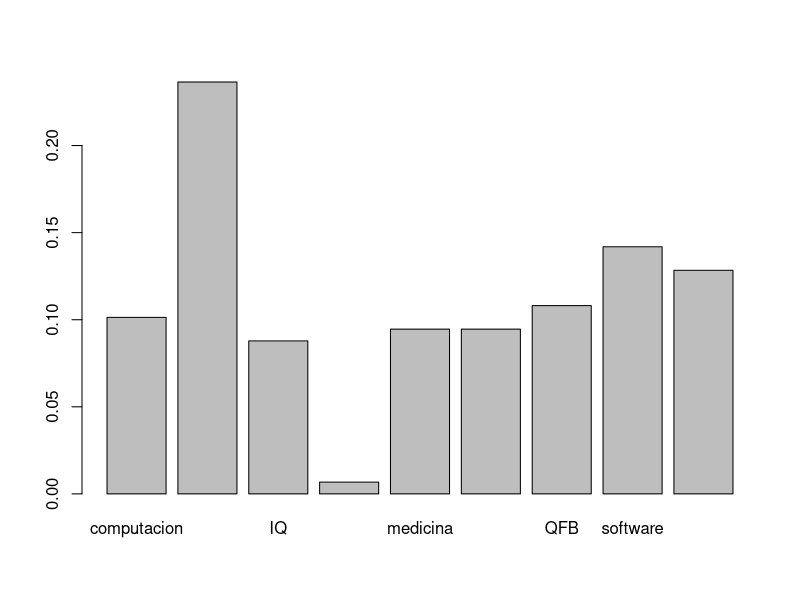
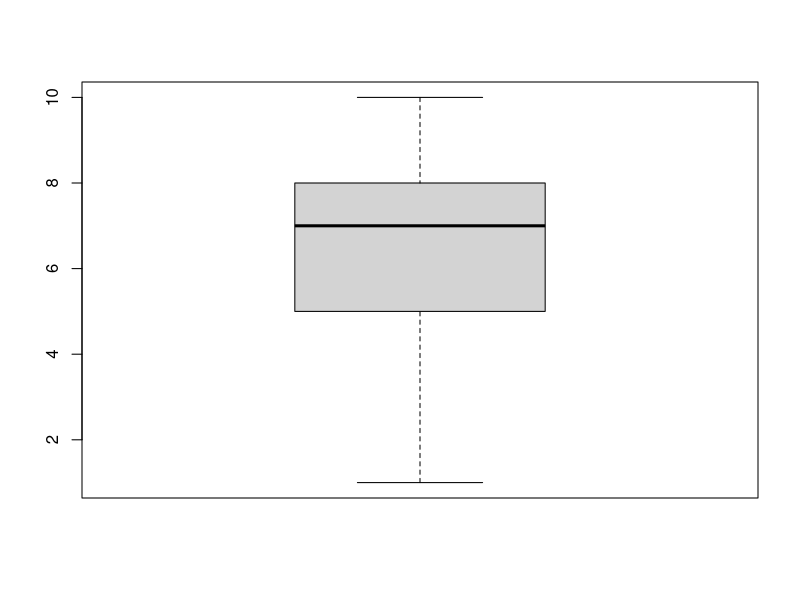
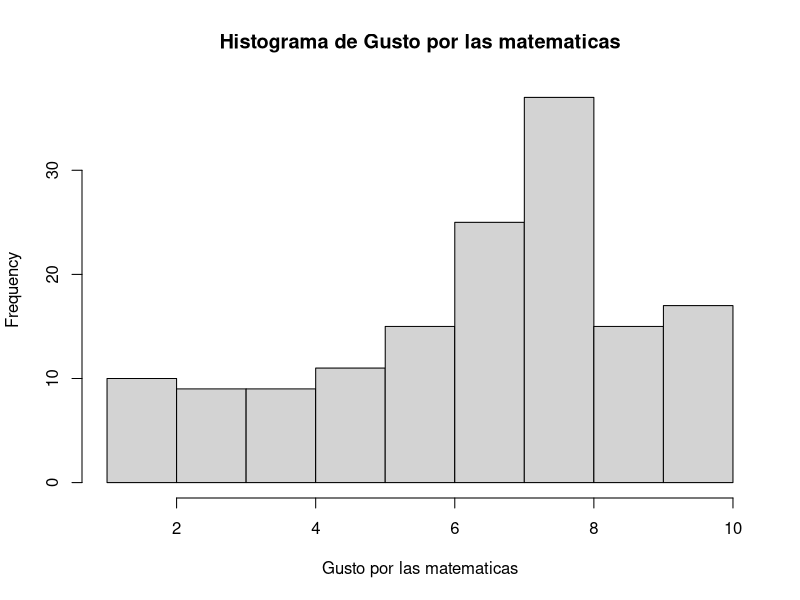
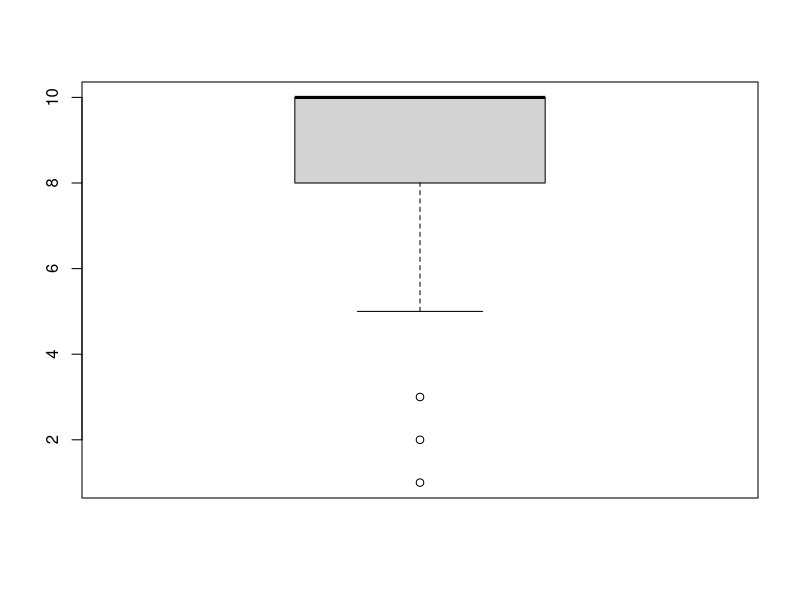
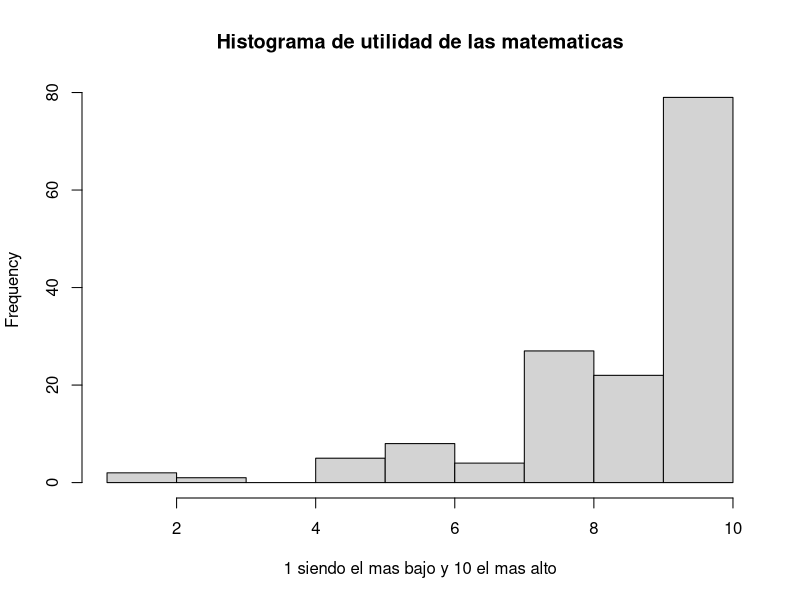
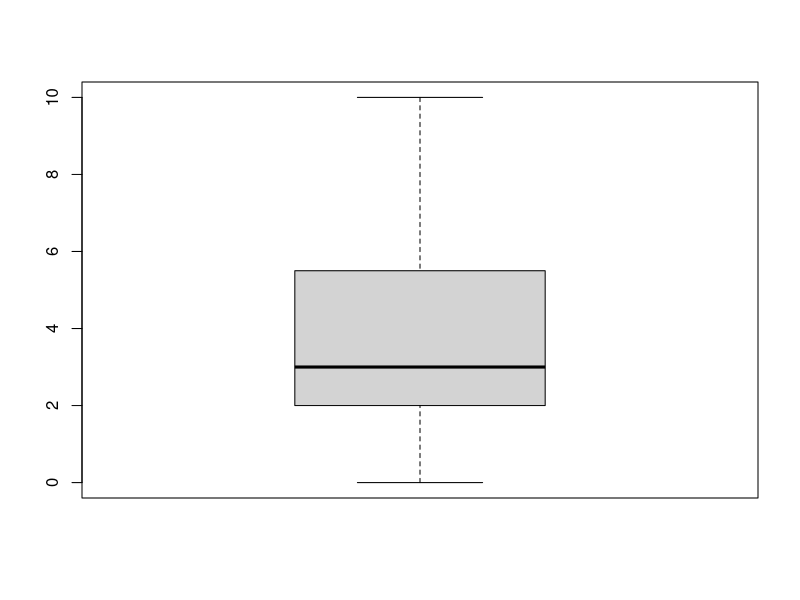
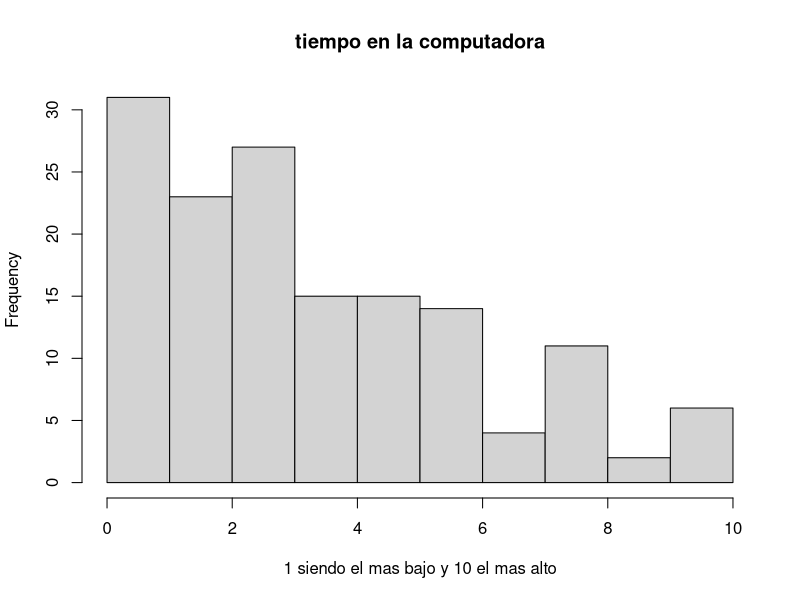
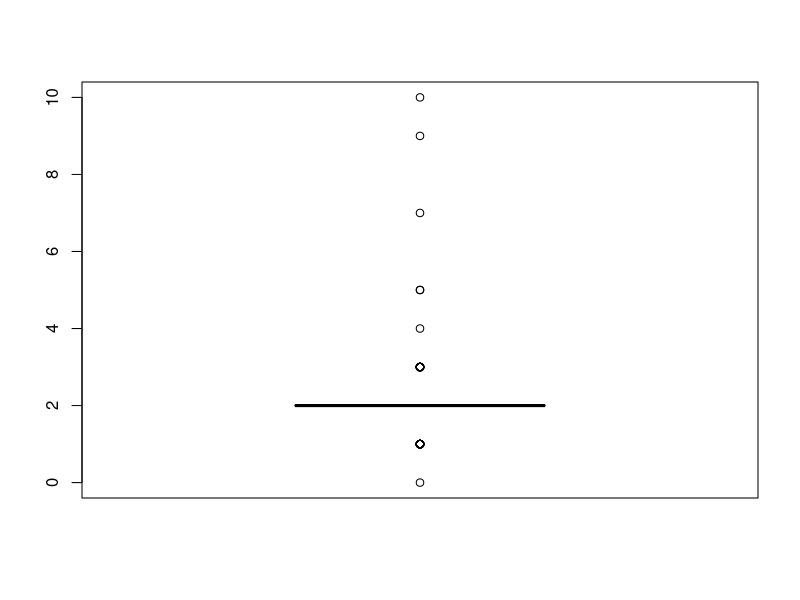

R code for these plots, in order: (Note: this script raises an error after producing the figures.)
## ---- chunk 1
knitr::opts_chunk$set(echo = FALSE)
alumnos <-read.csv("dataset-alumnos-v2.csv")
library("e1071")


## ---- chunk 2
summary(alumnos$carrera)
## ---- chunk 3
barplot(prop.table(table(alumnos$carrera)))
## ---- chunk 4
summary(alumnos$gusto_por_las_matematicas)
skewness(alumnos$gusto_por_las_matematicas)
boxplot(alumnos$gusto_por_las_matematicas)


## ---- chunk 5
hist(alumnos$gusto_por_las_matematicas, xlab = 'Gusto por las matematicas',main = 'Histograma de Gusto por las matematicas')
## ---- chunk 6
summary(alumnos$utilidad_de_matematicas)
skewness(alumnos$utilidad_de_matematicas)
boxplot(alumnos$utilidad_de_matematicas)

## ---- chunk 7
hist(alumnos$utilidad_de_matematicas, xlab = '1 siendo el mas bajo y 10 el mas alto',main = 'Histograma de utilidad de las matematicas')
## ---- chunk 8
summary(alumnos$tiempo_computadora_por_dia)
skewness(alumnos$tiempo_computadora_por_dia)
boxplot(alumnos$tiempo_computadora_por_dia)
## ---- chunk 9
hist(alumnos$tiempo_computadora_por_dia, xlab = '1 siendo el mas bajo y 10 el mas alto',main = 'tiempo en la computadora')
## ---- chunk 10
summary(alumnos$numero_de_idiomas)
skewness(alumnos$numero_de_idiomas)
boxplot(alumnos$numero_de_idiomas)
## ---- chunk 11
hist(alumnos$numero_de_idiomas, xlab = 'numero de idiomas que dominan',main = 'Histograma de idiomas')

## ---- chunk 12
summary(alumnos$gusto_por_cocinar)
skewness(alumnos$gusto_por_cocinar)
boxplot(alumnos$gusto_por_cocinar)
## ---- chunk 13
hist(alumnos$gusto_por_cocinar, xlab = 'siendo 1 el gusto minimo y 10 el mas alto',main = 'Histograma de gusto por cocinar')

## ---- chunk 14
summary(alumnos$horas_de_ejercicio_por_semana)
skewness(alumnos$horas_de_ejercicio_por_semana)
boxplot(alumnos$horas_de_ejercicio_por_semana)
## ---- chunk 15
hist(alumnos$horas_de_ejercicio_por_semana, xlab = 'Horas de ejercicio a la semana',main = 'Histograma de Ejercicio')

## ---- chunk 16
summary(alumnos$promedio_de_horas_clase)
skewness(alumnos$promedio_de_horas_clase)
boxplot(alumnos$promedio_de_horas_clase)
## ---- chunk 17
hist(alumnos$promedio_de_horas_clase, xlab = 'Promedio de Horas de clase a la semana',main = 'Histograma de Horas de clase a la semana')

## ---- chunk 18
summary(alumnos$nivel_de_sociable)
skewness(alumnos$nivel_de_sociable)
boxplot(alumnos$nivel_de_sociable)
## ---- chunk 19
hist(alumnos$nivel_de_sociable, xlab = 'Considerando el 1 como el mas bajo y 10 el mas alto',main = 'Histograma de Sociabilidad')

## ---- chunk 20
summary(alumnos$libros_escolares_al_semestre)
skewness(alumnos$libros_escolares_al_semestre)
boxplot(alumnos$libros_escolares_al_semestre)
## ---- chunk 21
hist(alumnos$libros_escolares_al_semestre, xlab = 'libros leidos en el semestre',main = 'Histograma de Libros')

## ---- chunk 22
summary(alumnos$gusto_trabajo_en_equipo)
skewness(alumnos$gusto_trabajo_en_equipo)
boxplot(alumnos$gusto_trabajo_en_equipo)
## ---- chunk 23
hist(alumnos$gusto_trabajo_en_equipo, xlab = 'siendo 1 el mas bajo y 10 el mas alto',main = 'Histograma de trabajo en equipo')

## ---- chunk 24
summary(alumnos$importancia_por_la_apariencia_personal_en_clase)
skewness(alumnos$importancia_por_la_apariencia_personal_en_clase)
boxplot(alumnos$importancia_por_la_apariencia_personal_en_clase)
## ---- chunk 25
hist(alumnos$importancia_por_la_apariencia_personal_en_clase, xlab = 'siendo 1 el mas bajo y 10 el mas alto',main = 'Histograma de Apariencia Personal')

## ---- chunk 26
summary(alumnos$horas_de_videojuegos_al_dia)
skewness(alumnos$horas_de_videojuegos_al_dia)
boxplot(alumnos$horas_de_videojuegos_al_dia)
## ---- chunk 27
hist(alumnos$horas_de_videojuegos_al_dia, xlab = 'Horas de videojuegos a la semana',main = 'Histograma de Horas de videojuegs')

## ---- chunk 28
summary(alumnos$tolerancia_por_la_sangre)
skewness(alumnos$tolerancia_por_la_sangre)
boxplot(alumnos$tolerancia_por_la_sangre)
## ---- chunk 29
hist(alumnos$tolerancia_por_la_sangre, xlab = 'siendo 1 el mas bajo y 10 el mas alto',main = 'Histograma de Tolerancia a la Sangre')

## ---- chunk 30
summary(alumnos$gusto_de_trabajar_con_sustancias)
skewness(alumnos$gusto_de_trabajar_con_sustancias)
boxplot(alumnos$gusto_de_trabajar_con_sustancias)
## ---- chunk 31
hist(alumnos$gusto_de_trabajar_con_sustancias, xlab = 'siendo 1 el mas bajo y 10 el mas alto',main = 'Histograma de Trabajar con sustancias')

## ---- chunk 32
summary(alumnos$conocimiento_primeros_auxilios)
skewness(alumnos$conocimiento_primeros_auxilios)
boxplot(alumnos$conocimiento_primeros_auxilios)
## ---- chunk 33
hist(alumnos$conocimiento_primeros_auxilios, xlab = 'Siendo 1 el mas bajo y 10 el mas alto' , main = 'Histograma de conocimientos acerca de primeros Auxilios')
## ---- chunk 34
summary(alumnos$solidaridad)
skewness(alumnos$solidaridad)
boxplot(alumnos$solidaridad)
## ---- chunk 35
hist(alumnos$solidaridad, xlab = 'siendo 1 el mas bajo y 10 el mas alto',main = 'Histograma de Solidaridad')

## ---- chunk 36
summary(alumnos$viajes_al_ano)
skewness(alumnos$viajes_al_ano)
boxplot(alumnos$viajes_al_ano)
## ---- chunk 37
hist(alumnos$viajes_al_ano, xlab ="viajes al a�o",main = "viajes al a�o")

## ---- chunk 38
summary(alumnos$conocimiento_por_la_cultura_de_tu_estado)
skewness(alumnos$conocimiento_por_la_cultura_de_tu_estado)
boxplot(alumnos$conocimiento_por_la_cultura_de_tu_estado)
## ---- chunk 39
hist(alumnos$conocimiento_por_la_cultura_de_tu_estado, xlab = 'Considerado 1 como no conocer nada y 10 conocer mucho',main = 'Histograma de Conocimiento de Cultura')

## ---- chunk 40
summary(alumnos$cuidado_por_la_alimentacion)
skewness(alumnos$cuidado_por_la_alimentacion)
boxplot(alumnos$cuidado_por_la_alimentacion)
## ---- chunk 41
hist(alumnos$cuidado_por_la_alimentacion, xlab = 'Considerando 1 como no tener importancia y 10 como tener demasiada importancia' , main = 'Histograma del cuidado en la Alimentacion')
## ---- chunk 42
summary(alumnos$destreza_fisica)
skewness(alumnos$destreza_fisica)
boxplot(alumnos$destreza_fisica)
## ---- chunk 43
hist(alumnos$destreza_fisica, xlab = 'Considerado 1 como no tener destreza fisica y 10 mucha destreza',main = 'Histograma de Destreza fisica')

## ---- chunk 44
summary(alumnos$destreza_mental)
skewness(alumnos$destreza_mental)
boxplot(alumnos$destreza_mental)
## ---- chunk 45
hist(alumnos$destreza_mental, xlab = 'Considerado 1 como no tener destreza mental y 10 mucha destreza',main = 'Histograma de Destreza mental')

## ---- chunk 46
summary(alumnos$herramientas_adicionales)
skewness(alumnos$herramientas_adicionales)
boxplot(alumnos$herramientas_adicionales)
## ---- chunk 47
hist(alumnos$herramientas_adicionales, xlab = 'Cuantas herramientas son usadas en su carrera',main = 'Histograma de Herramientas Adicionales')

## ---- chunk 48
alumnosData = alumnos[-1]
alumnosData = alumnosData[-1]

## ---- chunk 49
## As of now the data is not being printed properly so i can't give a proper 
## description of the data
cor(alumnosData)
## ---- chunk 50
plot(alumnos$cuidado_por_la_alimentacion, alumnos$gusto_por_cocinar , xlab = 'Cuidado por la alimentacion' , ylab = 'Gusto por cocinar')
## ---- chunk 51
plot(alumnos$gusto_por_las_matematicas, alumnos$utilidad_de_matematicas, xlab = 'Gusto por las matematicas', ylab = 'Utilidad de las matematicas')
## ---- chunk 52
plot(alumnos$carrera, alumnos$numero_de_idiomas, xlab = 'Carrera', ylab = 'Numero de idiomas')
## ---- chunk 53
plot(alumnos$carrera, alumnos$nivel_de_sociable, xlab = 'Carrera', ylab ='Nivel de sociable')
## ---- chunk 54
plot(alumnos$carrera, alumnos$tiempo_computadora_por_dia, xlab = 'Carrera', ylab = 'Horas en la computadora al dia')
## ---- chunk 55
plot(alumnos$carrera, alumnos$tolerancia_por_la_sangre , xlab = 'Carrera' , ylab = 'Tolerancia a la sangre')
## ---- chunk 56
plot(alumnos$carrera , alumnos$destreza_fisica, xlab = 'Carrera' , ylab = 'Destreza Fisica')
## ---- chunk 57
plot(alumnos$carrera, alumnos$libros_escolares_al_semestre, xlab= 'Carrera' , ylab = 'Libros escolares al semestre')
## ---- chunk 58
plot(alumnos$gusto_por_las_matematicas , alumnos$nivel_de_sociable, xlab = 'Gusto por las matematicas' , ylab = 'Nivel de sociable')
## ---- chunk 59
plot(alumnos$tiempo_computadora_por_dia , alumnos$horas_de_videojuegos_al_dia , xlab = 'Tiempo en la computadora al dia' , ylab = 'Horas de videojuegos al dia')
## ---- chunk 60
plot(alumnos$promedio_de_horas_clase , alumnos$libros_escolares_al_semestre, xlab = 'Promedio de horas clase ', ylab = 'Libros escolares al semestre')
## ---- chunk 61
#reinicio de datos
alumnos <-read.csv("dataset-alumnos-v2.csv")
#Asignacion al azar
alumnos <- alumnos[sample(1:nrow(alumnos)),]

normalize = function(x){
  return((x-min(x)) / (max(x)-min(x)))
}
#alumnos[,c(3:25)]
alumnos[is.na(alumnos)] <- 1
alumnos_n = sapply(alumnos[,c(3:25)],normalize)
#alumnos_n
## ---- chunk 62

#70% para entrenar
alumnos_train <- alumnos_n[1:104,]
#30% para probar 
alumnos_test <- alumnos_n[105:148,]
#dim(alumnos_train)
#dim(alumnos_test)              

alumnos_train_labels <- alumnos[1:104,2]
#alumnos_train_labels
alumnos_test_labels <- alumnos[105:148,2]
#alumnos_test_labels


## ---- chunk 63
library(class)

#p <- knn(train,test,class,k)
#base de datos de entrenamiento, prueba, class etiquetas de entrenamiento, k el vecino

alumnos_test_pred <- knn(train = alumnos_train,
                      test = alumnos_test,
                      cl = alumnos_train_labels,
                      k = 1)
## ---- chunk 64
#regresa el resultado
library("gmodels")
CrossTable(x=alumnos_test_labels,
           y=alumnos_test_pred,
           prop.chisq = FALSE)


table(alumnos_test_labels,alumnos_test_pred)
